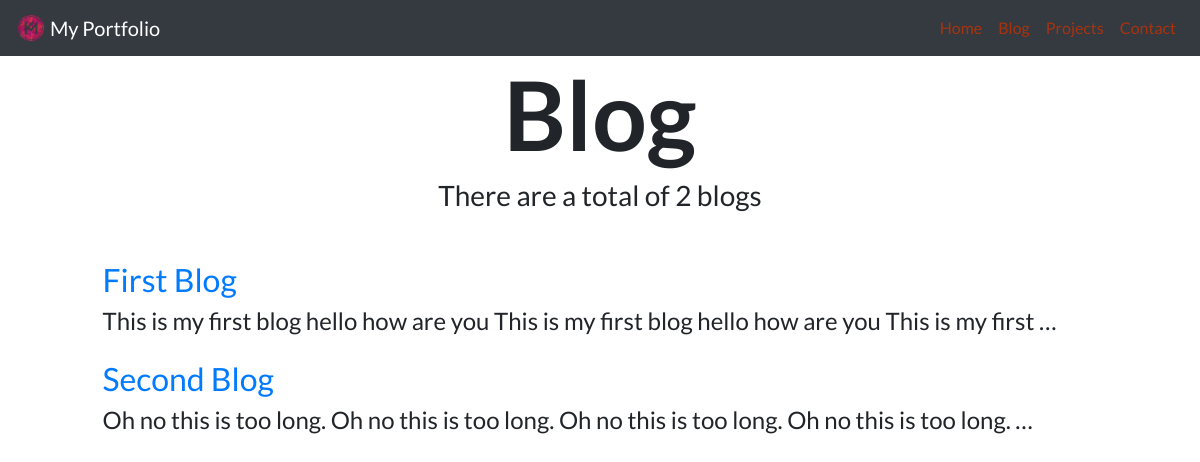
Screenshot of /blog/ with the database file from the repository.
### blog/models.py (models this page shows, shortened)
class Blogs(models.Model):
    title = models.CharField(max_length=30)
    creation_date = models.DateField(auto_now=True)
    description = models.TextField()

### blog/views.py (the view)
# urls.py: path('', views.all_blogs, name='all_blogs'),
def all_blogs(request):
    blogs = Blogs.objects.all()
    return render(request, 'blog/all_blogs.html',{'blogs' : blogs})

### blog/templates/blog/all_blogs.html (shortened to what this page needs)
{% extends "base.html" %}
{% load static %}
{% block content %}
<h1 id="blogtitle" class="font-weight-bold text-center">Blog</h1>
<h3 class="text-center mb-5">There are a total of {{ blogs.count }} blog{{ blogs.count|pluralize }}</h3>
{% for blog in blogs %}
<div class="row justify-content-center my-3">
  <div class="col-md-10">
    <a href="{% url 'blog:detail' blog.id %}">
      <h2>{{ blog.title }}</h2>
    </a>
    <h4>{{ blog.description|striptags|truncatechars:100 }}</h4>
  </div>
</div>
{% endfor %}
{% endblock %}

### portfolio/static/portfolio/basic.css (style rules this page uses)
body { font-family: 'Lato', sans-serif; }
#blogtitle { font-size: 6rem; }

### rows the page displays
Blogs: title "First Blog", description "This is my first blog hello how are you This is my first blog hello how are you This is my first …"
Blogs: title "Second Blog", description "Oh no this is too long. Oh no this is too long. Oh no this is too long. Oh no this is too long. …"

### other values shown
{{ blogs.count }} "2"
